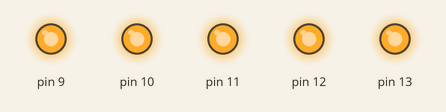
Recording of a sketch running on a simulated Arduino Uno, built with avr-gcc and run on an emulated ATmega328P. Shown: output pins drawn as LEDs (lit = HIGH).

Above: at 0.1 s.
At 5.6 s:
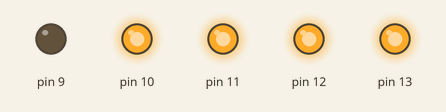
At 11.1 s:
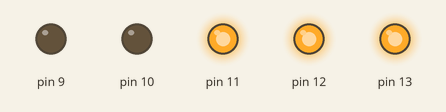
At 16.6 s:
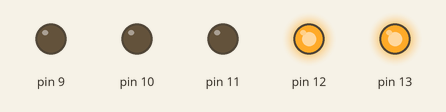
At 22.6 s:
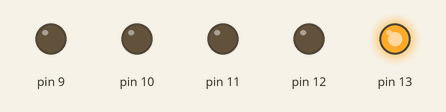
At 30.1 s:
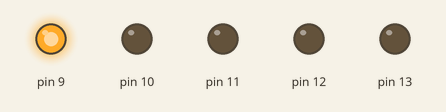
Timing chart, 0 to 40.0 s (numbered marks = the images above):
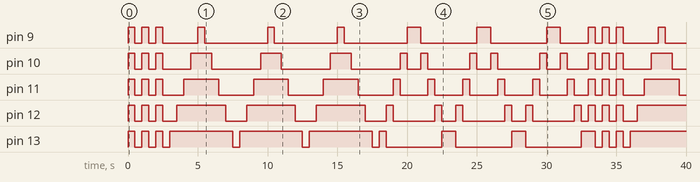

The sketch:

Neon.ino
```cpp
void setup() {
	pinMode(13, OUTPUT);
	pinMode(12, OUTPUT);
	pinMode(11, OUTPUT);
	pinMode(10, OUTPUT);
	pinMode(9, OUTPUT);
}


void loop() {

	for(int i = 0 ; i < 3 ; i++ ){
		for(int j = 9 ; j <= 13 ; j++ ){
			digitalWrite(j,HIGH);
		}
		delay(500);
		for(int j = 9 ; j <= 13 ; j++ ){
			digitalWrite(j,LOW);
		}
		delay(500);
	}

	for(int i = 0 ; i < 3 ; i++ ){
		for(int j = 13 ; j >= 9 ; j-- ){
			digitalWrite(j,HIGH);
			delay(500);
		}
		for(int j = 9 ; j <= 13 ; j++ ){
			digitalWrite(j,LOW);
			delay(500);
		}
	}

	for(int i = 0 ; i < 3 ; i++ ){
		for(int j = 13 ; j >= 9 ; j-- ){
			digitalWrite(j,HIGH);
			delay(500);
			digitalWrite(j,LOW);
		}
		for(int j = 9 ; j <= 13 ; j++){
			digitalWrite(j,HIGH);
			delay(500);
			digitalWrite(j,LOW);
		}
	}

}
```

Measured:
- by itself, pin 9: LOW → HIGH at 0.00 s, → LOW 0.50 s later, → HIGH 0.50 s later, → LOW 0.50 s later, … (26 changes in this stretch)
- by itself, pin 10: LOW → HIGH at 0.00 s, → LOW 0.50 s later, → HIGH 0.50 s later, → LOW 0.50 s later, … (32 changes in this stretch)
- by itself, pin 11: LOW → HIGH at 0.00 s, → LOW 0.50 s later, → HIGH 0.50 s later, → LOW 0.50 s later, … (32 changes in this stretch)
- by itself, pin 12: LOW → HIGH at 0.00 s, → LOW 0.50 s later, → HIGH 0.50 s later, → LOW 0.50 s later, … (31 changes in this stretch)
- by itself, pin 13: LOW → HIGH at 0.00 s, → LOW 0.50 s later, → HIGH 0.50 s later, → LOW 0.50 s later, … (25 changes in this stretch)
